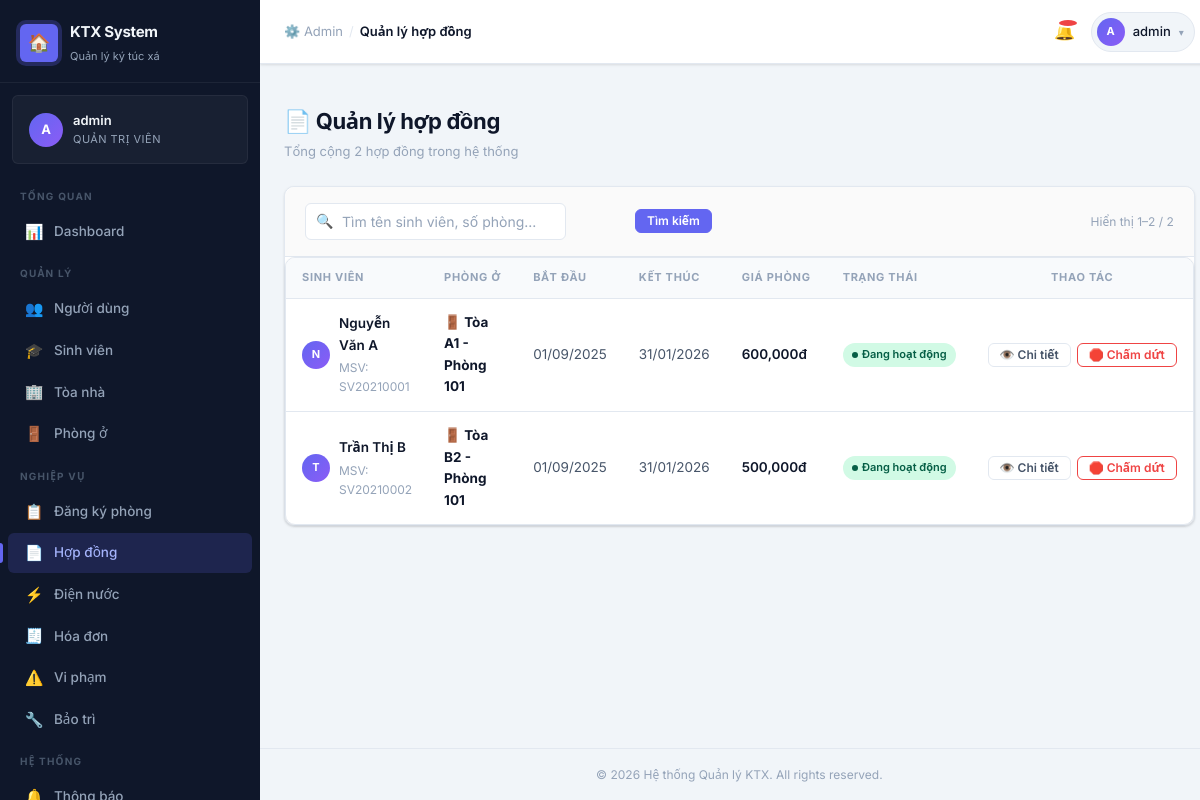
/public/admin/contracts (signed in), run on the app's committed database.
### tables this page shows
CREATE TABLE `contracts` (
  `id`                INT UNSIGNED  NOT NULL AUTO_INCREMENT,
  `registration_id`   INT UNSIGNED  NOT NULL,
  `student_id`        INT UNSIGNED  NOT NULL,
  `room_id`           INT UNSIGNED  NOT NULL,
  `start_date`        DATE          NOT NULL,
  `end_date`          DATE          NOT NULL,
  `monthly_fee`       DECIMAL(10,2) NOT NULL COMMENT 'Snapshot giá tại thời điểm ký',
  `status`            ENUM('active','expired','terminated','under_review')
                      NOT NULL DEFAULT 'active',
  `signed_at`         DATETIME      NOT NULL DEFAULT CURRENT_TIMESTAMP,
  `terminated_at`     DATETIME      NULL DEFAULT NULL,
  `terminated_reason` VARCHAR(500)  NULL DEFAULT NULL,
  `created_at`        DATETIME      NOT NULL DEFAULT CURRENT_TIMESTAMP,
  `updated_at`        DATETIME      NOT NULL DEFAULT CURRENT_TIMESTAMP
                                    ON UPDATE CURRENT_TIMESTAMP,
  PRIMARY KEY (`id`),
  UNIQUE KEY `uq_contracts_registration` (`registration_id`),
  KEY `idx_contracts_student` (`student_id`),
  KEY `idx_contracts_room`    (`room_id`),
  KEY `idx_contracts_status`  (`status`),
  CONSTRAINT `fk_contracts_registration`
    FOREIGN KEY (`registration_id`) REFERENCES `room_registrations`(`id`)
    ON UPDATE CASCADE ON DELETE RESTRICT,
  CONSTRAINT `fk_contracts_student`
    FOREIGN KEY (`student_id`) REFERENCES `students`(`id`)
    ON UPDATE CASCADE ON DELETE RESTRICT,
  CONSTRAINT `fk_contracts_room`
    FOREIGN KEY (`room_id`) REFERENCES `rooms`(`id`)
    ON UPDATE CASCADE ON DELETE RESTRICT,
  CONSTRAINT `chk_contracts_dates`
    CHECK (`end_date` > `start_date`)
);

CREATE TABLE `students` (
  `id`             INT UNSIGNED  NOT NULL AUTO_INCREMENT,
  `user_id`        INT UNSIGNED  NOT NULL,
  `student_code`   VARCHAR(20)   NOT NULL COMMENT 'Mã số sinh viên',
  `full_name`      VARCHAR(100)  NOT NULL,
  `gender`         ENUM('male','female') NOT NULL,
  `dob`            DATE          NOT NULL COMMENT 'Ngày sinh',
  `faculty`        VARCHAR(100)  NOT NULL COMMENT 'Khoa/Viện',
  `program`        VARCHAR(100)  NOT NULL COMMENT 'Chương trình học (CLC, đại trà...)',
  `priority_level` TINYINT       NOT NULL DEFAULT 0
                   COMMENT '0=bình thường, 1=chính sách, 2=ưu tiên cao',
  `phone`          VARCHAR(15)   NOT NULL,
  `hometown`       VARCHAR(200)  NOT NULL,
  `id_card`        VARCHAR(20)   NOT NULL COMMENT 'Số CCCD/CMND',
  `created_at`     DATETIME      NOT NULL DEFAULT CURRENT_TIMESTAMP,
  `updated_at`     DATETIME      NOT NULL DEFAULT CURRENT_TIMESTAMP
                                 ON UPDATE CURRENT_TIMESTAMP,
  PRIMARY KEY (`id`),
  UNIQUE KEY `uq_students_user_id`      (`user_id`),
  UNIQUE KEY `uq_students_student_code` (`student_code`),
  UNIQUE KEY `uq_students_id_card`      (`id_card`),
  CONSTRAINT `fk_students_user`
    FOREIGN KEY (`user_id`) REFERENCES `users`(`id`)
    ON UPDATE CASCADE ON DELETE RESTRICT
);

CREATE TABLE `buildings` (
  `id`           INT UNSIGNED  NOT NULL AUTO_INCREMENT,
  `name`         VARCHAR(100)  NOT NULL COMMENT 'Tên tòa nhà (A1, B2...)',
  `total_floors` TINYINT       NOT NULL DEFAULT 1,
  `gender_type`  ENUM('male','female','mixed') NOT NULL
                 COMMENT 'Giới tính được ở trong tòa',
  `manager_name` VARCHAR(100)  NOT NULL COMMENT 'Tên quản lý tòa',
  `manager_phone`VARCHAR(15)   NOT NULL,
  `address`      VARCHAR(255)  NOT NULL,
  `status`       ENUM('active','maintenance','closed') NOT NULL DEFAULT 'active',
  `created_at`   DATETIME      NOT NULL DEFAULT CURRENT_TIMESTAMP,
  `updated_at`   DATETIME      NOT NULL DEFAULT CURRENT_TIMESTAMP
                                ON UPDATE CURRENT_TIMESTAMP,
  PRIMARY KEY (`id`),
  UNIQUE KEY `uq_buildings_name` (`name`)
);

CREATE TABLE `rooms` (
  `id`               INT UNSIGNED   NOT NULL AUTO_INCREMENT,
  `building_id`      INT UNSIGNED   NOT NULL,
  `room_number`      VARCHAR(10)    NOT NULL COMMENT 'Số phòng (101, 202...)',
  `floor`            TINYINT        NOT NULL DEFAULT 1,
  `room_type`        ENUM('standard','deluxe','ac_standard','ac_deluxe')
                     NOT NULL DEFAULT 'standard',
  `capacity`         TINYINT        NOT NULL DEFAULT 4
                     COMMENT 'Số giường tối đa',
  `current_occupants`TINYINT        NOT NULL DEFAULT 0
                     COMMENT 'Số sinh viên đang ở – cập nhật khi duyệt hợp đồng',
  `price_per_month`  DECIMAL(10,2)  NOT NULL COMMENT 'Giá thuê cơ bản/tháng (VND)',
  `has_ac`           TINYINT(1)     NOT NULL DEFAULT 0,
  `status`           ENUM('available','full','maintenance','inactive')
                     NOT NULL DEFAULT 'available',
  `created_at`       DATETIME       NOT NULL DEFAULT CURRENT_TIMESTAMP,
  `updated_at`       DATETIME       NOT NULL DEFAULT CURRENT_TIMESTAMP
                                    ON UPDATE CURRENT_TIMESTAMP,
  PRIMARY KEY (`id`),
  UNIQUE KEY `uq_rooms_building_number` (`building_id`, `room_number`),
  CONSTRAINT `fk_rooms_building`
    FOREIGN KEY (`building_id`) REFERENCES `buildings`(`id`)
    ON UPDATE CASCADE ON DELETE RESTRICT
);

### app/views/admin/contracts/index.php (the view, shortened to what the rows shown need)
<?php
$total       = (int)($pagination['total']        ?? 0);
$from        = (int)($pagination['from']         ?? 0);
$to          = (int)($pagination['to']           ?? 0);
$searchQ     = htmlspecialchars($search ?? '');
?>
<div class="page-header">
  <div>
    <h1 class="page-title">📄 Quản lý hợp đồng</h1>
    <p class="page-subtitle">Tổng cộng <?= number_format($total) ?> hợp đồng trong hệ thống</p>
  </div>
</div>
<div class="card">
  <div class="filter-bar">
    <div class="filter-search">
      <span class="search-icon">🔍</span>
      <input type="text"
             id="contractSearch"
             class="form-control"
             placeholder="Tìm tên sinh viên, số phòng..."
             value="<?= $searchQ ?>"
             onkeydown="if(event.key==='Enter') doSearch()">
    </div>
    <button class="btn btn-primary btn-sm" onclick="doSearch()">Tìm kiếm</button>
    <span style="margin-left:auto;font-size:12px;color:var(--txt-muted);">
      Hiển thị <?= $from ?>–<?= $to ?> / <?= number_format($total) ?>
    </span>
  </div>
  <div class="table-wrapper">
    <table>
      <thead>
        <tr>
          <th>Sinh viên</th>
          <th>Phòng ở</th>
          <th>Bắt đầu</th>
          <th>Kết thúc</th>
          <th>Giá phòng</th>
          <th>Trạng thái</th>
          <th style="width:180px;text-align:center;">Thao tác</th>
        </tr>
      </thead>
      <tbody>
        <?php if (!empty($contracts)): ?>
          <?php foreach ($contracts as $c): ?>
            <?php
              $status = $c['status'] ?? 'active';
              $badge = match($status) {
                  'active'    => ['badge-success', 'Đang hoạt động'],
                  'expired'   => ['badge-neutral', 'Hết hạn'],
                  'cancelled' => ['badge-danger',  'Đã hủy'],
                  default     => ['badge-neutral', $status]
              };
              $initial = mb_strtoupper(mb_substr($c['student_name'] ?? 'S', 0, 1));
            ?>
            <tr id="contract-row-<?= (int)$c['id'] ?>">
              <td>
                <div style="display:flex;align-items:center;gap:9px;">
                  <div class="avatar avatar-sm"><?= $initial ?></div>
                  <div>
                    <div style="font-weight:600;"><?= htmlspecialchars($c['student_name']) ?></div>
                    <div class="sub">MSV: <?= htmlspecialchars($c['student_code']) ?></div>
                  </div>
                </div>
              </td>
              <td><strong>🚪 Tòa <?= htmlspecialchars($c['building_name']) ?> - Phòng <?= htmlspecialchars($c['room_number']) ?></strong></td>
              <td style="color:var(--txt-secondary);"><?= date('d/m/Y', strtotime($c['start_date'])) ?></td>
              <td style="color:var(--txt-secondary);"><?= date('d/m/Y', strtotime($c['end_date'])) ?></td>
              <td style="font-weight:600;color:var(--txt-primary);"><?= number_format((float)$c['monthly_fee']) ?>đ</td>
              <td><span class="badge <?= $badge[0] ?>"><?= $badge[1] ?></span></td>
              <td>
                <div style="display:flex;gap:6px;justify-content:center;">
                  <a href="/testfinal/public/admin/contracts/<?= (int)$c['id'] ?>" class="btn btn-ghost btn-sm">👁️ Chi tiết</a>
                  <?php if ($status === 'active'): ?>
                    <button class="btn btn-danger-outline btn-sm" onclick="terminateContract(<?= (int)$c['id'] ?>, '<?= htmlspecialchars(addslashes($c['student_name'])) ?>')">🛑 Chấm dứt</button>
                  <?php endif; ?>
                </div>
              </td>
            </tr>
          <?php endforeach; ?>
        <?php endif; ?>
      </tbody>
    </table>
  </div>
</div>

### app/core/Router.php (shortened to what the rows shown need)
<?php
class Router
{
    private array $routes = [];
    private array $groupStack = [];
    private int $lastIndex = -1;
    public function name(string $name): static
    {
        if ($this->lastIndex >= 0) {
            $this->routes[$this->lastIndex]['name'] = $name;
        }
        return $this;
    }
    public function middleware(string|array $middleware): static
    {
        if ($this->lastIndex >= 0) {
            $existing = $this->routes[$this->lastIndex]['middleware'];
            $add      = (array)$middleware;
            $this->routes[$this->lastIndex]['middleware'] = array_unique([...$existing, ...$add]);
        }
        return $this;
    }
    public function where(string $param, string $regex): static
    {
        if ($this->lastIndex >= 0) {
            $this->routes[$this->lastIndex]['constraints'][$param] = $regex;
        }
        return $this;
    }
    public function group(string $prefix, callable $callback, array $middleware = []): static
    {
        $parentPrefix     = $this->currentGroupPrefix();
        $parentMiddleware = $this->currentGroupMiddleware();
        $this->groupStack[] = [
            'prefix'     => $parentPrefix . $prefix,
            'middleware' => array_unique([...$parentMiddleware, ...$middleware]),
        ];
        array_pop($this->groupStack);
        return $this;
    }
    public function dispatch(): void
    {
        $method = $this->resolveMethod();
        $uri    = $this->resolveUri();
        foreach ($this->routes as $route) {
            if ($route['method'] !== $method) {
                continue;
            }
            $params = [];
            if (!$this->matchRoute($route, $uri, $params)) {
                continue;
            }
            $this->runMiddleware($route['middleware'], function () use ($route, $params) {
                $this->callHandler($route['handler'], $params);
            });
            return;
        }
    }
    private function addRoute(string $method, string $uri, string|callable $handler): static
    {
        $prefix     = $this->currentGroupPrefix();
        $middleware = $this->currentGroupMiddleware();
        $fullUri    = $prefix . ($uri === '/' ? '' : $uri) ?: '/';
        $this->routes[] = [
            'method'       => strtoupper($method),
            'original_uri' => $fullUri,
            'pattern'      => $this->buildPattern($fullUri),
            'param_names'  => $this->extractParamNames($fullUri),
            'handler'      => $handler,
            'middleware'   => $middleware,
            'name'         => null,
            'constraints'  => [],
        ];
        $this->lastIndex = count($this->routes) - 1;
        return $this;
    }
    private function buildPattern(string $uri): string
    {
        $pattern = preg_replace_callback(
            '/:([a-zA-Z_][a-zA-Z0-9_]*)/',
            fn($m) => '(?P<' . $m[1] . '>[^/]+)',
            $uri
        );
        return '#^' . $pattern . '$#u';
    }
    private function extractParamNames(string $uri): array
    {
        preg_match_all('/:([a-zA-Z_][a-zA-Z0-9_]*)/', $uri, $matches);
        return $matches[1];
    }
    private function matchRoute(array $route, string $uri, array &$params): bool
    {
        $pattern = $route['pattern'];
        foreach ($route['constraints'] as $param => $regex) {
            $pattern = str_replace(
                "(?P<{$param}>[^/]+)",
                "(?P<{$param}>{$regex})",
                $pattern
            );
        }
        if (!preg_match($pattern, $uri, $matches)) {
            return false;
        }
        return true;
    }
    private function callHandler(string|callable $handler, array $params): void
    {
        [$class, $method] = explode('@', $handler, 2);
        $controller = new $class();
        $controller->$method($params);
    }
    private function runMiddleware(array $middleware, callable $final): void
    {
        $pipeline = array_reduce(
            array_reverse($middleware),
            function (callable $carry, string $name): callable {
                return function () use ($name, $carry): void {
                    $mw = $this->resolveMiddleware($name);
                    $mw->handle($carry);
                };
            },
            $final
        );
        $pipeline();
    }
    private function resolveMiddleware(string $name): object
    {
        return new $class();
    }
    private function resolveMethod(): string
    {
        $method = strtoupper($_SERVER['REQUEST_METHOD'] ?? 'GET');
        return $method;
    }
    private function resolveUri(): string
    {
        $uri = $_SERVER['REQUEST_URI'] ?? '/';
        $scriptDir = rtrim(dirname($_SERVER['SCRIPT_NAME']), '/\\');
        $rootDir   = rtrim(dirname($scriptDir), '/\\');
        if ($scriptDir !== '' && $scriptDir !== '/' && str_starts_with($uri, $scriptDir)) {
            $uri = substr($uri, strlen($scriptDir));
        } elseif ($rootDir !== '' && $rootDir !== '/' && $rootDir !== '\\' && str_starts_with($uri, $rootDir)) {
            $uri = substr($uri, strlen($rootDir));
        }
        return ('/' . trim(urldecode($uri), '/')) ?: '/';
    }
    private function currentGroupPrefix(): string
    {
        return empty($this->groupStack)
            ? ''
            : end($this->groupStack)['prefix'];
    }
    private function currentGroupMiddleware(): array
    {
        return empty($this->groupStack)
            ? []
            : end($this->groupStack)['middleware'];
    }
}

### data on the page
contracts: student.full_name "N", student.full_name "Nguyễn Văn A", student.student_code "SV20210001", buildings.name "A1", room.room_number "101", start_date "01/09/2025", end_date "31/01/2026", monthly_fee "600,000", status "Đang hoạt động"
contracts: student.full_name "T", student.full_name "Trần Thị B", student.student_code "SV20210002", buildings.name "B2", room.room_number "101", start_date "01/09/2025", end_date "31/01/2026", monthly_fee "500,000", status "Đang hoạt động"

### other printed values
$icon "📊 👥 🎓 🏢 🚪 📋 📄 ⚡ 🧾 ⚠️ 🔧"
$label "Dashboard Người dùng Sinh viên Tòa nhà Phòng ở Đăng ký phòng Hợp đồng Điện nước Hóa đơn Vi phạm Bảo trì"
